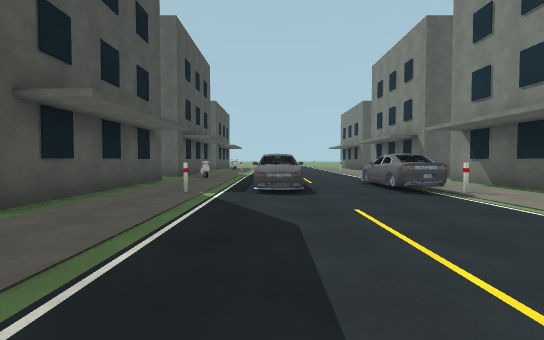
[1] (above)

24 first-person views from a walk through a scene from a Unity 3-D project. The camera is 1.2 m above the floor, tilts 2° down and sees 85° across. The floor is counted in squares, 2 m on a side. Each view is taken from the middle of a square. On the plan, view 1 faces up. The plan holds only what a view shows up to about 9 squares ahead; the rest is blank. The place goes on beyond the plan. Some surface patterns are stand-ins.

[2]
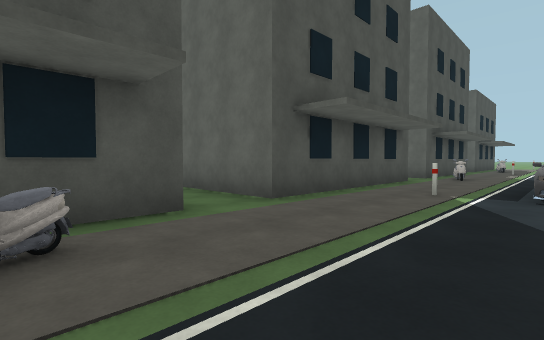

[3]
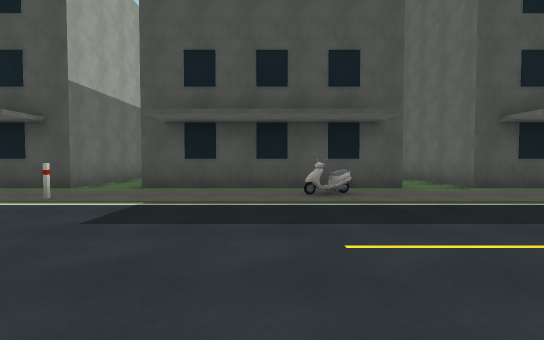

[4]
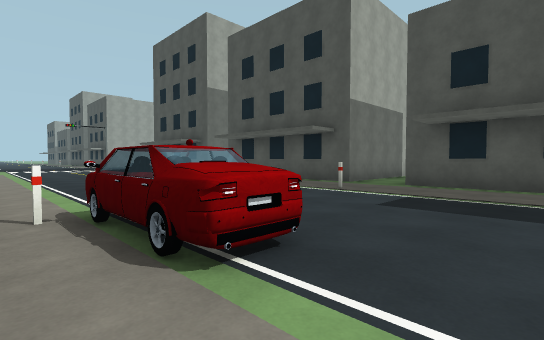

[5]
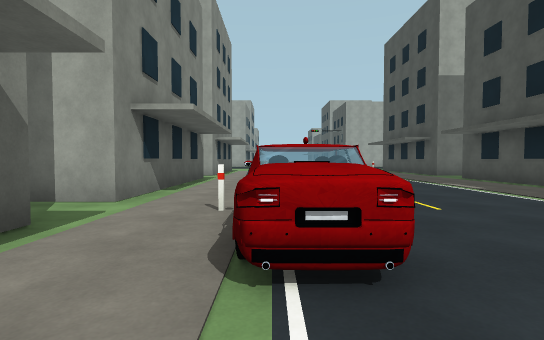

[6]
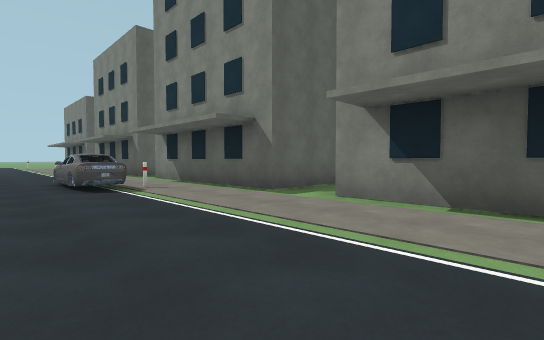

[7]
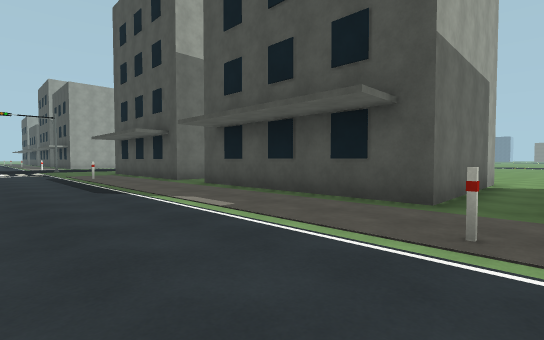

[8]
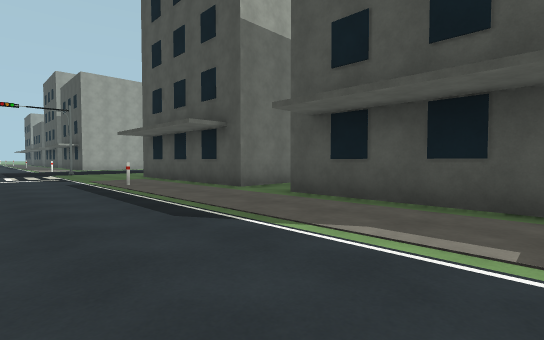

[9]
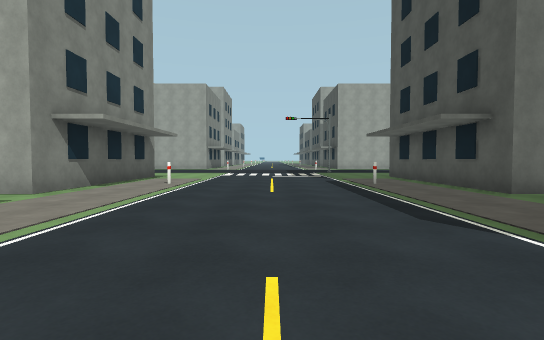

[10]
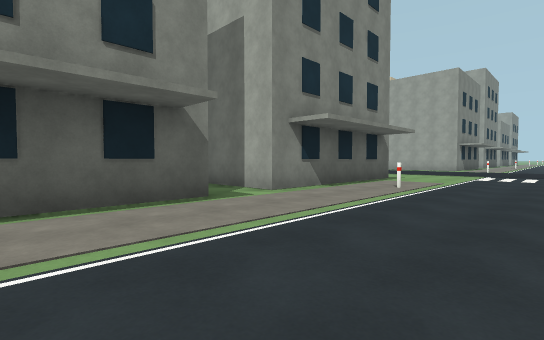

[11]
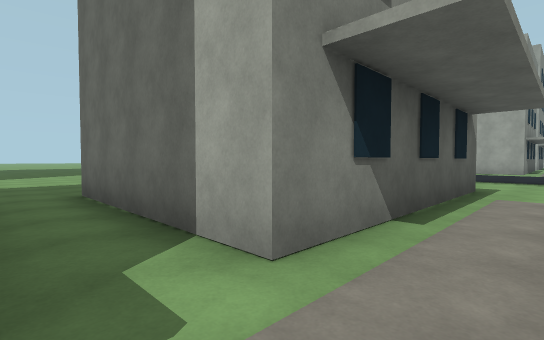

[12]
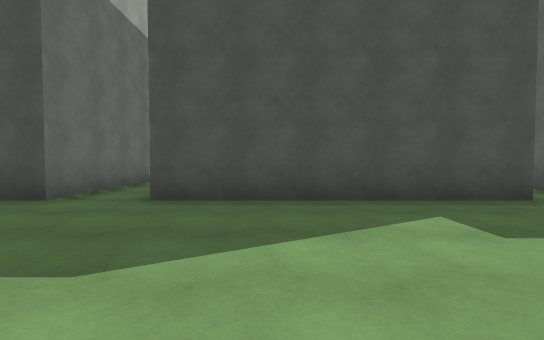

[13]
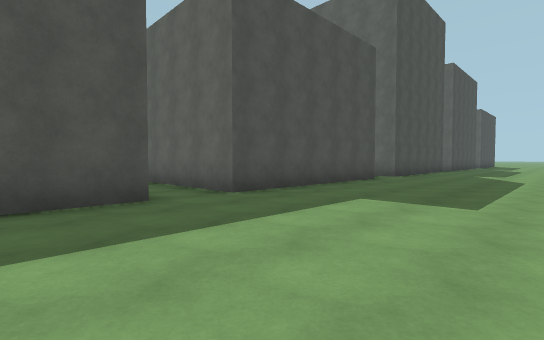

[14]
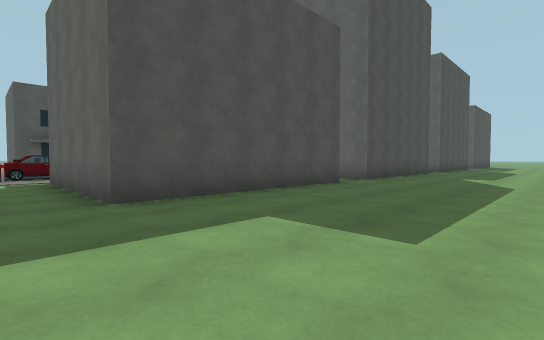

[15]
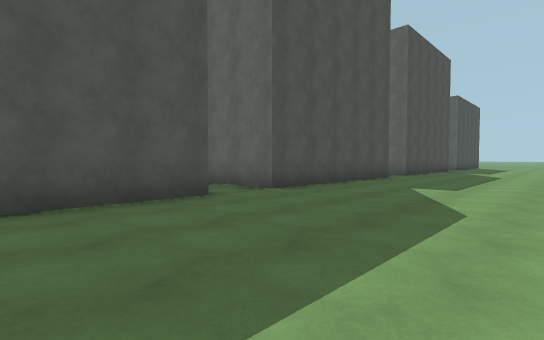

[16]
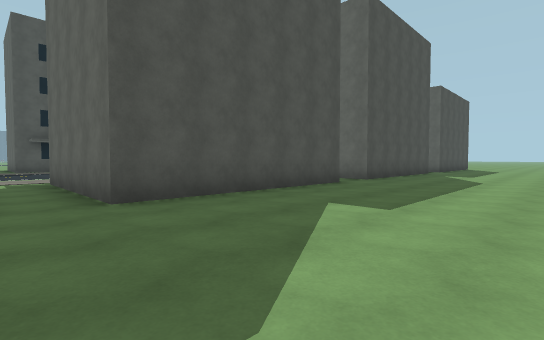

[17]
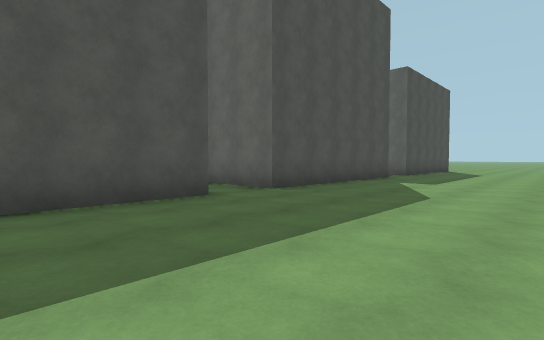

[18]
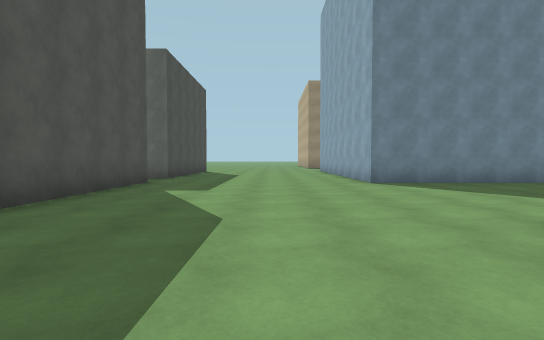

[19]
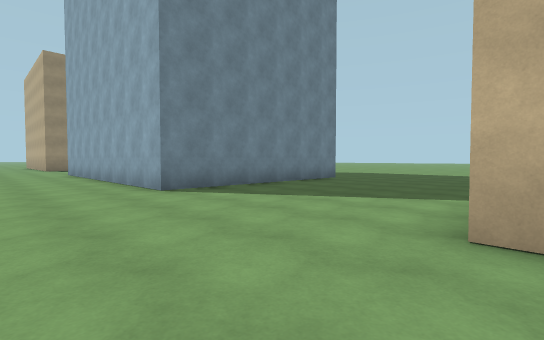

[20]
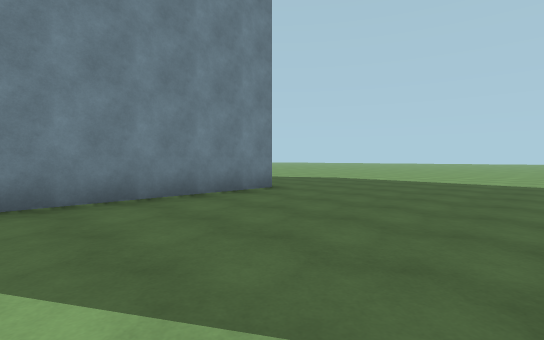

[21]
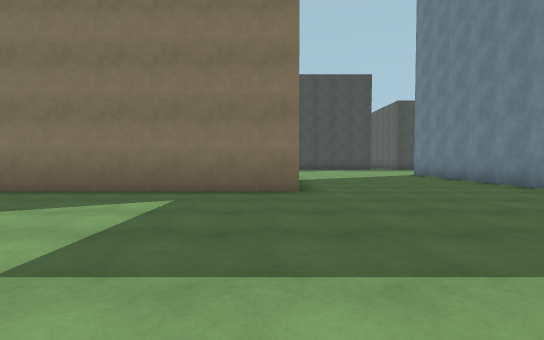

[22]
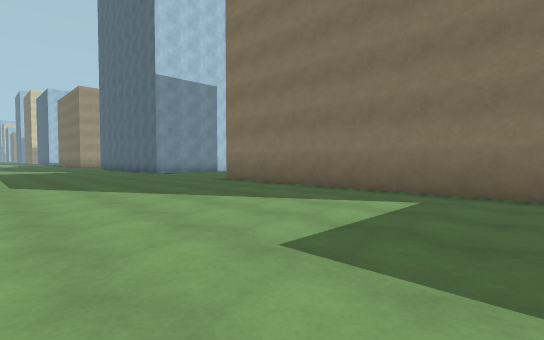

[23]
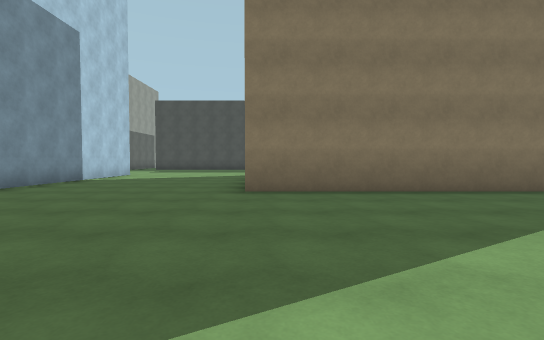

[24]
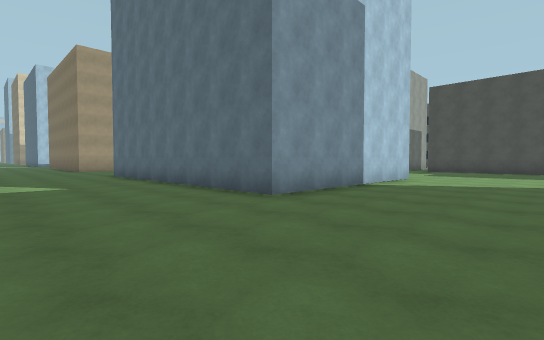

### Floor plan
Points are (right, up) in squares from view 1. A wall is a line through its corners. A room is listed if a view was taken in it or the views show most of it. See-through windows are left out.
Room 1 (views 1, 2, 3, 4, 5, 6, 7, 8, 9, 10, 11)
walls: (-3.2, 1.9) (-3.2, -3.8); (5.2, -0.9) (5.2, 1.8); (5.2, 3.3) (5.2, 8.8); (-7.8, -5.2) (-3.2, -5.2) (-3.2, -10.8); (-3.2, 8.9) (-3.2, 3.3) (-6.1, 3.3); (5.2, -10.9) (5.2, -5.2); (-5, -12.3) (-3.2, -12.3) (-3.2, -16.1); (5.2, -17.5) (5.2, -12.3)
ways out: opening at (6, -11.5) to room 2; opening at (6, -4.5) to room 2; opening at (6, 2.5) to room 2; opening at (-7, -4.5)
objects: other object (-2, -15); other object (-2, -5); other object (-2, 0); other object (-2, 5); other object (-2, 10); other object (0, 6) to (0, 7); other object (3, -4) to (3, -3); other object (3, 6) to (3, 7); other object (4, -15); other object (4, -5); other object (4, 5)
Room 2 (views 12, 13, 14, 15, 16, 17, 18, 19, 20, 21, 22, 23, 24)
walls: (15.8, -2.5) (21.5, -2.5) (21.5, -8.2); (9.8, 1.9) (9.8, -3.7) (5.2, -3.7); (9.8, -5.1) (9.8, -10.8); (15.5, 10) (15.5, 10.5); (21.5, 10.5) (21.5, 2.5); (9.8, 8.9) (9.8, 3.3) (5.2, 3.3); (5.2, -5.2) (6.5, -5.2); (21.5, 15.5) (15.5, 15.5) (15.5, 17.5); (5.2, -12.3) (9.8, -12.3) (9.8, -13); (9.8, 15.8) (9.8, 10.3) (7.4, 10.3)
ways out: opening at (6, -11.5) to room 1; opening at (6, -4.5) to room 1; opening at (6, 2.5) to room 1

Where each view was taken, in squares from view 1:
view 1: 0 up, 0 right, facing up
view 2: 0 up, 0 right, facing up-left
view 3: 1 down, 3 right, facing left
view 4: 1 down, 4 right, facing down-left
view 5: 1 down, 3 right, facing down
view 6: 1 down, 1 right, facing up-right
view 7: 4 down, 1 right, facing down-left
view 8: 7 down, 1 right, facing down-left
view 9: 7 down, 1 right, facing down
view 10: 8 down, 1 right, facing down-right
view 11: 11 down, 4 right, facing down-right
view 12: 9 down, 14 right, facing left
view 13: 7 down, 14 right, facing up-left
view 14: 5 down, 14 right, facing up-left
view 15: 1 down, 14 right, facing up-left
view 16: 2 up, 14 right, facing up-left
view 17: 6 up, 14 right, facing up-left
view 18: 8 up, 13 right, facing up
view 19: 10 up, 13 right, facing up-right
view 20: 11 up, 17 right, facing up-right
view 21: 10 up, 27 right, facing left
view 22: 10 up, 27 right, facing down-left
view 23: 3 up, 27 right, facing left
view 24: 1 up, 25 right, facing down-left
